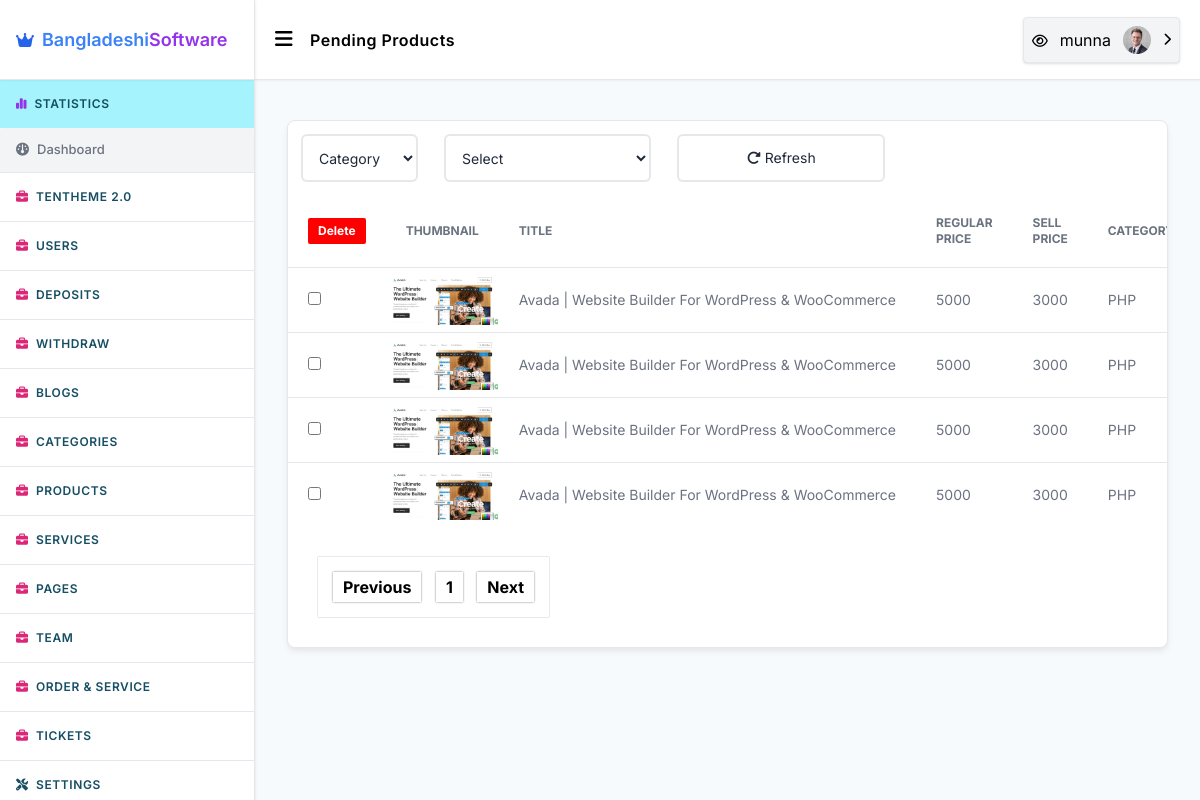
Screenshot of /admin/pending-products.php (signed in) with the database file from the repository.
### tables this page shows
CREATE TABLE `person` (
  `id` int(255) NOT NULL,
  `name` varchar(255) NOT NULL,
  `phone` varchar(300) NOT NULL,
  `address` varchar(255) NOT NULL,
  `email` varchar(255) NOT NULL,
  `password` varchar(255) NOT NULL,
  `role` varchar(255) NOT NULL DEFAULT 'User',
  `file_name` varchar(255) NOT NULL DEFAULT 'avatar.jpg',
  `balance` int(255) NOT NULL,
  `terms` varchar(255) NOT NULL DEFAULT 'Desline',
  `notify` varchar(255) NOT NULL DEFAULT 'New',
  `time` int(255) NOT NULL
);

CREATE TABLE `products` (
  `id` int(255) NOT NULL,
  `pid` int(255) NOT NULL,
  `title` varchar(255) NOT NULL,
  `link` varchar(255) NOT NULL,
  `regular_price` int(255) NOT NULL,
  `sell_price` int(255) NOT NULL,
  `sell` int(255) NOT NULL,
  `review` int(255) NOT NULL,
  `comment` int(255) NOT NULL,
  `category` varchar(255) NOT NULL,
  `mini_content` longtext NOT NULL,
  `content` longtext NOT NULL,
  `description` longtext NOT NULL,
  `status` varchar(255) NOT NULL,
  `file_name` varchar(255) NOT NULL DEFAULT 'image.jpg',
  `file_name1` varchar(255) NOT NULL DEFAULT 'image.png',
  `file_name2` varchar(255) NOT NULL DEFAULT 'image.png',
  `file_name3` varchar(255) NOT NULL DEFAULT 'image.png',
  `file_name4` varchar(255) NOT NULL DEFAULT 'image.png',
  `time` int(255) NOT NULL
);

### admin/config/functions.php (called while the page is built, shortened)
<?php ob_start();
    require('database.php');
    function _fetch($table,$condition){
    global $conn;
    $query = "SELECT * FROM $table WHERE $condition";
    return mysqli_fetch_assoc(mysqli_query($conn,$query));
    }
    function _get($table,$condition){
    global $conn;
    $query = "SELECT * FROM $table WHERE $condition";
    return mysqli_query($conn,$query);
    }
?>

### admin/pending-products.php (the view, shortened to what this page needs)
<?php include("common/header-sidebar.php");?>
<div class="x_container space-y-10 py-10">
    <div class="flex flex-col rounded-lg shadow-md border border-[] shadow-gray-200 bg-white">
        <div class="overflow-x-auto rounded-lg">
            <div class="inline-block min-w-full align-middle">
                <div class="overflow-auto bg-white">
                  <div style="display:flex;justify-content:space-between">
                    <div style="display:flex">
                      <select style="margin: 15px;width:300px;" name="" class="input" id="category">
                          <?php if(isset($_GET['src'])){?>
                          <option style="display:none" selected value="<?php echo $_GET['src']?>"><?php echo $_GET['src']?></option>
                          <?php }else{?>
                          <option style="display:none" selected>Category</option>
                          <?php }?>
                      </select>
                      <select style="margin: 15px;" name="" class="input" id="sort">
                          <?php if(isset($_GET['sort'])){?>
                          <option style="display:none" selected value="<?php echo $_GET['sort']?>"><?php echo $_GET['sort']?></option>
                          <?php }else{?>
                          <option style="display:none" selected>Select</option>
                          <?php }?>
                      </select>
                      <a style="margin:15px;display:block;text-align:center;padding-top:12px;" class="input" href="pending-products.php"> <i class="fa-solid fa-rotate-right"></i> Refresh</a>
                    </div>
                  </div>
                  <form action="" method="POST">
                    <table class="min-w-full divide-y divide-gray-200 table-fixed">
                  <thead class="bg-white">
                    <tr>
                      <th scope="col" class="p-4 text-xs font-medium text-left text-gray-500 uppercase lg:p-5">
                        <input name="submit" id="submit" style="background:red;padding:5px 10px;color:#fff;border-radius:2px;" type="submit" value="Delete">
                      </th>
                      <th scope="col" class="p-4 text-xs font-medium text-left text-gray-500 uppercase lg:p-5">Thumbnail</th>
                      <th scope="col" class="p-4 text-xs font-medium text-left text-gray-500 uppercase lg:p-5">Title</th>
                      <th scope="col" class="p-4 text-xs font-medium text-left text-gray-500 uppercase lg:p-5">Regular Price</th>
                      <th scope="col" class="p-4 text-xs font-medium text-left text-gray-500 uppercase lg:p-5">Sell Price</th>
                      <th scope="col" class="p-4 text-xs font-medium text-left text-gray-500 uppercase lg:p-5">Category</th>
                    </tr>
                  </thead>
                  <tbody class="bg-white divide-y divide-gray-200">
                    <?php
                    if(isset($_GET['src'])){
                      $src = trim($_GET['src']);
                      $products = _get("products","status='Pending' AND (title='$src' OR regular_price='$src' OR sell_price='$src' OR category='$src')");
                    }elseif(isset($_GET['sort'])){
                      if($_GET['sort']== 'ASC'){
                        $products =_get("products","status='Pending' ORDER BY sell_price ASC");
                      }else{
                        $products =_get("products","status='Pending' ORDER BY sell_price DESC");
                      }
                    }else{
                    $pagination = "ON";
                    if (isset($_GET['page_no']) && $_GET['page_no']!="") {
                    $page_no = $_GET['page_no'];} else {$page_no = 1;}
                    $total_records_per_page = 10;
                    $offset = ($page_no-1) * $total_records_per_page;
                    $previous_page = $page_no - 1;
                    $next_page = $page_no + 1;
                    $products =_get("products","status='Pending' ORDER BY id DESC LIMIT $offset, $total_records_per_page");
                    $total_records = mysqli_num_rows(_get("products","status='Pending'"));
                    $total_no_of_pages = ceil($total_records / $total_records_per_page);
                    }
                    while($data = mysqli_fetch_assoc($products)){
                    ?>
                      <tr class="hover:bg-gray-100">
                        <td class="p-4 text-sm font-normal text-gray-500 whitespace-nowrap lg:p-5">
                          <input name="check_list[]" type="checkbox" value="<?php echo $data['id']?>">
                        </td>
                        <td><img style="margin:0 auto;width:100;height:50px;object-fit:cover" src="upload/<?php echo $data['file_name1']?>"></td>
                        <td class="p-4 text-sm font-normal text-gray-500 whitespace-nowrap lg:p-5"><?php echo $data['title']?></td>
                        <td class="p-4 text-sm font-normal text-gray-500 whitespace-nowrap lg:p-5"><?php echo $data['regular_price']?></td>
                        <td class="p-4 text-sm font-normal text-gray-500 whitespace-nowrap lg:p-5"><?php echo $data['sell_price']?></td>
                        <td class="p-4 text-sm font-normal text-gray-500 whitespace-nowrap lg:p-5"><?php echo $data['category']?></td>
                      </tr>
                      <?php }?>
                    </tbody>
                  </table>
                </form>
                <?php if(isset($pagination)){?>
                <div style="padding:20px 10px;">
              <div style="display:flex;justify-content:space-between;padding:10px 20px;">
                  <div class="paginations">
                    <ul>
                      <li <?php if($page_no <= 1){ echo "class=''"; } ?>>
                      <a <?php if($page_no > 1){ echo "href='?page_no=$previous_page'"; } ?>>Previous</a>
                      </li>
                        <?php
                      if ($total_no_of_pages <= 10){
                        for ($counter = 1; $counter <= $total_no_of_pages; $counter++){
                          if ($counter == $page_no) {
                          echo "<li class=''><a>$counter</a></li>";
                            }else{
                              echo "<li><a href='?page_no=$counter'>$counter</a></li>";
                            }
                            }
                      }
                    ?>
                      <li <?php if($page_no >= $total_no_of_pages){ echo "class='disabled'"; } ?>>
                      <a <?php if($page_no < $total_no_of_pages) { echo "href='?page_no=$next_page'"; } ?>>Next</a>
                      </li>
                    </ul>
                  </div>
                </div>
                <?php }?>
                    </div>
                </div>
            </div>
        </div>
    </div>
</div>
</div>
</main>
</body>
</html>

### admin/common/header-sidebar.php (shortened to what this page needs)
  <?php include("config/functions.php");
    if(isset($_SESSION['person_id'])){
      $id = $_SESSION['person_id'];
    }elseif(isset($_COOKIE['person_id'])){
    $id = $_COOKIE['person_id'];
    }else{
    $id = 0;
    }
    $person = _fetch("person","id=$id");
?>
<!DOCTYPE html>
<html lang="en">
<head>
  <link href="https://cdnjs.cloudflare.com/ajax/libs/summernote/0.8.12/summernote-lite.css" rel="stylesheet" />
  <link rel="stylesheet" href="css/styles.css">
  <link rel="stylesheet" href="css/custom.css">
</head>
<body>
  <main class="flex p-0 m-0 justify-between w-full h-screen overflow-hidden">
  <div id="sidebar"
      class="sidebar transition-all w-[0px] min-w-[0px] lg:min-w-[255px] lg:w-[255px] h-screen overflow-auto bg-white border-r shadow sidebar fixed lg:relative inset-y-0 left-0"
      style="z-index: 99;">
      <div
        class="flex items-center justify-between px-4 gap-x-2 h-20 border-b shadow-sm sticky top-0 left-0 bg-white z-50">
        <a class="flex items-center justify-between gap-x-2 active" href="./">
          <p class="text-blue-600"> <i class="fa-solid fa-crown"></i> </p>
          <p class="flex items-center justify-center"><span
              class="font-semibold text-lg text-blue-500">Bangladeshi</span><span
              class="font-semibold text-lg text-purple-600">Software</span></p>
        </a>
      </div>
      <div class="sidebar_item overflow-hidden">
        <button class="ds_title active" data-ref="STATISTICS">
          <span class="text-xs transition-all text-purple-600"><i class="fa-solid fa-chart-simple"></i></span>
          <span class="tracking-wider block">STATISTICS</span>
        </button>
        <ul class="ds_ul transition-all" data-ref="STATISTICS">
          <li>
            <a class="active" href="./index.php">
              <i class="fa-solid fa-gauge"></i>
              <span>Dashboard</span>
            </a>
          </li>
        </ul>
      </div>
      <hr class="my-0">
           <div class="sidebar_item overflow-hidden">
        <button class="ds_title" data-ref="tentheme"><span class="text-xs transition-all text-pink-600">
          <i class="fa-solid fa-briefcase"></i></span><span class="tracking-wider block">Tentheme 2.0</span>
        </button>
      </div>
      <hr class="my-0">
        <div class="sidebar_item overflow-hidden">
        <button class="ds_title" data-ref="user"><span class="text-xs transition-all text-pink-600"><i
              class="fa-solid fa-briefcase"></i></span><span class="tracking-wider block">Users</span>
        </button>
      </div>
      <hr class="my-0">
      <div class="sidebar_item overflow-hidden">
        <button class="ds_title" data-ref="deposits"><span class="text-xs transition-all text-pink-600"><i
              class="fa-solid fa-briefcase"></i></span><span class="tracking-wider block">Deposits</span>
        </button>
      </div>
      <hr class="my-0">
      <div class="sidebar_item overflow-hidden">
        <button class="ds_title" data-ref="withdraw"><span class="text-xs transition-all text-pink-600"><i
              class="fa-solid fa-briefcase"></i></span><span class="tracking-wider block">Withdraw</span>
        </button>
      </div>
      <hr class="my-0">
      <div class="sidebar_item overflow-hidden">
        <button class="ds_title" data-ref="blog"><span class="text-xs transition-all text-pink-600"><i
              class="fa-solid fa-briefcase"></i></span><span class="tracking-wider block">Blogs</span>
        </button>
      </div>
      <hr class="my-0">
      <div class="sidebar_item overflow-hidden">
        <button class="ds_title" data-ref="category"><span class="text-xs transition-all text-pink-600"><i
              class="fa-solid fa-briefcase"></i></span><span class="tracking-wider block">Categories</span>
        </button>
      </div>
      <hr class="my-0">
      <div class="sidebar_item overflow-hidden">
        <button class="ds_title" data-ref="product"><span class="text-xs transition-all text-pink-600"><i
              class="fa-solid fa-briefcase"></i></span><span class="tracking-wider block">Products</span>
        </button>
      </div>
      <hr class="my-0">
      <div class="sidebar_item overflow-hidden">
        <button class="ds_title" data-ref="service"><span class="text-xs transition-all text-pink-600"><i
              class="fa-solid fa-briefcase"></i></span><span class="tracking-wider block">Services</span>
        </button>
      </div>
      <hr class="my-0">
      <div class="sidebar_item overflow-hidden">
        <button class="ds_title" data-ref="page"><span class="text-xs transition-all text-pink-600"><i
              class="fa-solid fa-briefcase"></i></span><span class="tracking-wider block">Pages</span>
        </button>
      </div>
      <hr class="my-0">
            <div class="sidebar_item overflow-hidden">
        <button class="ds_title" data-ref="team"><span class="text-xs transition-all text-pink-600"><i
              class="fa-solid fa-briefcase"></i></span><span class="tracking-wider block">Team</span>
        </button>
      </div>
      <hr class="my-0">
            <div class="sidebar_item overflow-hidden">
        <button class="ds_title" data-ref="order"><span class="text-xs transition-all text-pink-600"><i
              class="fa-solid fa-briefcase"></i></span><span class="tracking-wider block">Order & Service</span>
        </button>
      </div>
      <hr class="my-0">
      <div class="sidebar_item overflow-hidden">
        <button class="ds_title" data-ref="Ticket"><span class="text-xs transition-all text-pink-600">
          <i class="fa-solid fa-briefcase"></i></span><span class="tracking-wider block">Tickets</span>
        </button>
      </div>
      <hr class="my-0">
      <div class="sidebar_item overflow-hidden">
        <a href="./settings.php" class="ds_title hidden md:flex" data-ref="SETTINGS">
          <span class="text-xs transition-all"><i class="fa-solid fa-screwdriver-wrench"></i></span>
          <span class="tracking-wider block">SETTINGS</span>
        </a>
      </div>
    </div>
    <div class="w-full h-screen overflow-auto">
      <header class="h-20 bg-white z-40 sticky top-0 left-0 right-0 shadow-sm border-b">
        <div class="h-full flex items-center relative justify-between px-5 xl:px-10">
          <div class="text-xl font-semibold tracking-wide capitalize space-x-3">
            <button id="sidebar_toggler">
              <i class="fa-solid fa-bars"></i>
            </button>
            <span class="hidden sm:inline-block capitalize page_title">Dashboard</span></div>
          <div class="flex items-center justify-center gap-x-3 sm:gap-x-4">
            <div class="relative w-fit z-50"><button type="button"
                class="header_options_toggler w-full p-2 rounded bg-gray-100 shadow border flex items-center justify-center gap-x-3">
                <a class="pr-1" target="_blank" href="../index.php">
                  <span class="text-sm font-medium"><i class="fa fa-eye"></i></span></a>
                <span><?php echo $person['name']?></span><img class="h-7 w-7 rounded-full"
                  src="upload/<?php echo $person['file_name']?>"> <small class="header_options_icon transition-all transform"><i
                    class="fa-solid fa-chevron-right"></i></small>
              </button>
            </div>
          </div>
        </div>
      </header>

### admin/pending-products.php (style rules this page uses)
.paginations>ul { box-shadow: 0 0 1px gray;margin: 0;padding: 10px; }
.paginations>ul>li { list-style: none;display: inline-block;line-height: 2.5; }
.paginations>ul>li>a { padding: 5px 10px;margin:5px;background: #fff;font-weight: bolder;box-shadow: 0px 0px 2px gray; }

### rows the page displays
person: name "munna", file_name (picture)
products: file_name1 (picture), title "Avada | Website Builder For WordPress & WooCommerce", regular_price "5000", sell_price "3000", category "PHP"
products: file_name1 (picture), title "Avada | Website Builder For WordPress & WooCommerce", regular_price "5000", sell_price "3000", category "PHP"
products: file_name1 (picture), title "Avada | Website Builder For WordPress & WooCommerce", regular_price "5000", sell_price "3000", category "PHP"
products: file_name1 (picture), title "Avada | Website Builder For WordPress & WooCommerce", regular_price "5000", sell_price "3000", category "PHP"
